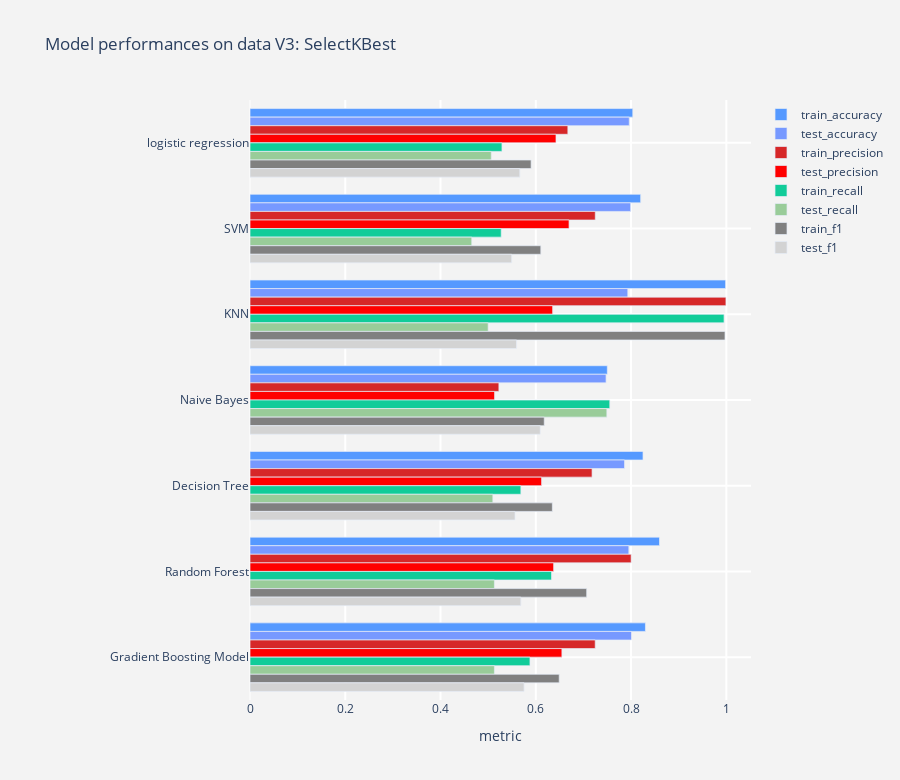

The cell this chart's notebook holds for it:
### Markdown cell above
#### Note:
- This model is trained and evaluated on data Version 2, which has not been transformed.
- Notice the overfitting of KNN model, which is due to the fact that the features of data Version 2 are not in the same scale.
- Later we might compare different data version side-by-side, so that we can see the performance among different data version more easily.

### Code cell
layout = go.Layout(dict(title = "Model performances on data V3: SelectKBest",
                        plot_bgcolor  = "rgb(243,243,243)",
                        paper_bgcolor = "rgb(243,243,243)",
                        xaxis = dict(gridcolor = 'rgb(255, 255, 255)',
                                     title = "metric",
                                     zerolinewidth=1,
                                     ticklen=5,gridwidth=2),
                        yaxis = dict(gridcolor = 'rgb(255, 255, 255)',
                                     zerolinewidth=1,ticklen=5,gridwidth=2,
                                    autorange = 'reversed'),
                        margin = dict(l = 250),
                        height = 780
                       )
                  )

model_disp = df_performance[df_performance.data=='v3-Kbest']
trace1a  = output_tracer(model_disp, "train_accuracy","#5599FF")
trace1  = output_tracer(model_disp, "test_accuracy","#7799FF")

trace2a  = output_tracer(model_disp, 'train_precision',"#d62728")
trace2  = output_tracer(model_disp, 'test_precision',"red")

trace3a  = output_tracer(model_disp, 'train_recall',"#11CC99")
trace3  = output_tracer(model_disp, 'test_recall',"#99CC99")

trace4a  = output_tracer(model_disp, 'train_f1',"grey")
trace4  = output_tracer(model_disp, 'test_f1',"lightgrey")
# trace5  = output_tracer('test_rocauc',"#FFCC99")
# trace6  = output_tracer('test_pcauc',"#FFCC99")

# data = [trace1,trace2,trace3,trace4,trace5]
data = [trace1a,trace1, trace2a, trace2,trace3a, trace3,trace4a, trace4,]
fig = go.Figure(data=data,layout=layout)
py.iplot(fig)

### Figure 1 — Plotly figure (JSON) as saved in the notebook; plotly's stock layout.template omitted (floating-point values rounded to 4 significant figures)
{"data": [{"marker": {"color": "#5599FF", "line": {"width": 0.7}}, "name": "train_accuracy", "orientation": "h", "type": "bar", "x": [0.8037, 0.8202, 0.9985, 0.7502, 0.8251, 0.8597, 0.8302], "y": ["logistic regression", "SVM", "KNN", "Naive Bayes", "Decision Tree", "Random Forest", "Gradient Boosting Model"]}, {"marker": {"color": "#7799FF", "line": {"width": 0.7}}, "name": "test_accuracy", "orientation": "h", "type": "bar", "x": [0.7962, 0.7992, 0.7932, 0.7475, 0.7863, 0.7953, 0.8009], "y": ["logistic regression", "SVM", "KNN", "Naive Bayes", "Decision Tree", "Random Forest", "Gradient Boosting Model"]}, {"marker": {"color": "#d62728", "line": {"width": 0.7}}, "name": "train_precision", "orientation": "h", "type": "bar", "x": [0.6673, 0.7249, 0.9992, 0.5225, 0.7182, 0.8002, 0.7248], "y": ["logistic regression", "SVM", "KNN", "Naive Bayes", "Decision Tree", "Random Forest", "Gradient Boosting Model"]}, {"marker": {"color": "red", "line": {"width": 0.7}}, "name": "test_precision", "orientation": "h", "type": "bar", "x": [0.6424, 0.6698, 0.6354, 0.5135, 0.6122, 0.6375, 0.6548], "y": ["logistic regression", "SVM", "KNN", "Naive Bayes", "Decision Tree", "Random Forest", "Gradient Boosting Model"]}, {"marker": {"color": "#11CC99", "line": {"width": 0.7}}, "name": "train_recall", "orientation": "h", "type": "bar", "x": [0.529, 0.5274, 0.9952, 0.7554, 0.5687, 0.633, 0.5878], "y": ["logistic regression", "SVM", "KNN", "Naive Bayes", "Decision Tree", "Random Forest", "Gradient Boosting Model"]}, {"marker": {"color": "#99CC99", "line": {"width": 0.7}}, "name": "test_recall", "orientation": "h", "type": "bar", "x": [0.5066, 0.4656, 0.5, 0.7492, 0.5098, 0.5131, 0.5131], "y": ["logistic regression", "SVM", "KNN", "Naive Bayes", "Decision Tree", "Random Forest", "Gradient Boosting Model"]}, {"marker": {"color": "grey", "line": {"width": 0.7}}, "name": "train_f1", "orientation": "h", "type": "bar", "x": [0.5902, 0.6106, 0.9972, 0.6177, 0.6348, 0.7069, 0.6491], "y": ["logistic regression", "SVM", "KNN", "Naive Bayes", "Decision Tree", "Random Forest", "Gradient Boosting Model"]}, {"marker": {"color": "lightgrey", "line": {"width": 0.7}}, "name": "test_f1", "orientation": "h", "type": "bar", "x": [0.5665, 0.5493, 0.5596, 0.6093, 0.5564, 0.5686, 0.5754], "y": ["logistic regression", "SVM", "KNN", "Naive Bayes", "Decision Tree", "Random Forest", "Gradient Boosting Model"]}], "layout": {"height": 780, "margin": {"l": 250}, "paper_bgcolor": "rgb(243,243,243)", "plot_bgcolor": "rgb(243,243,243)", "title": {"text": "Model performances on data V3: SelectKBest"}, "xaxis": {"gridcolor": "rgb(255, 255, 255)", "gridwidth": 2, "ticklen": 5, "title": {"text": "metric"}, "zerolinewidth": 1}, "yaxis": {"autorange": "reversed", "gridcolor": "rgb(255, 255, 255)", "gridwidth": 2, "ticklen": 5, "zerolinewidth": 1}}}
